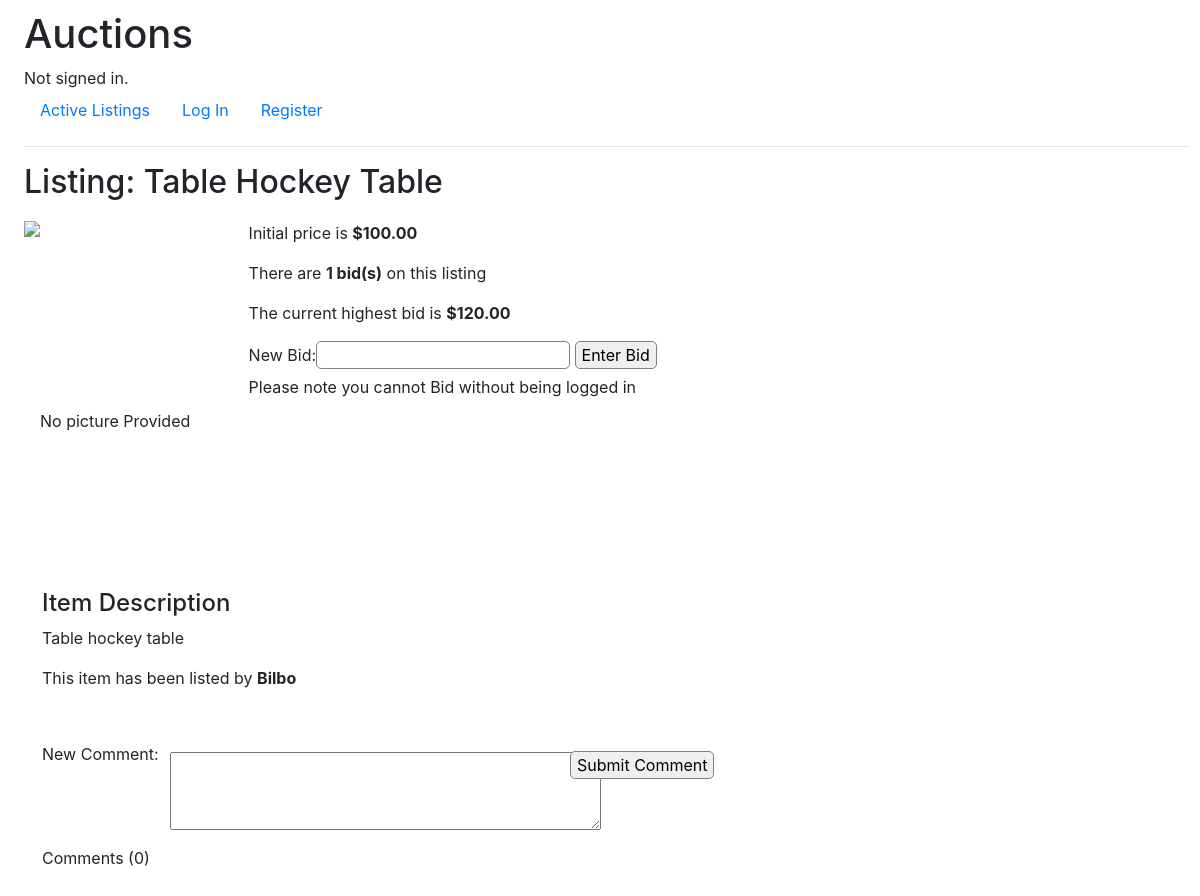
Page /listing/17 on the earlier database version.
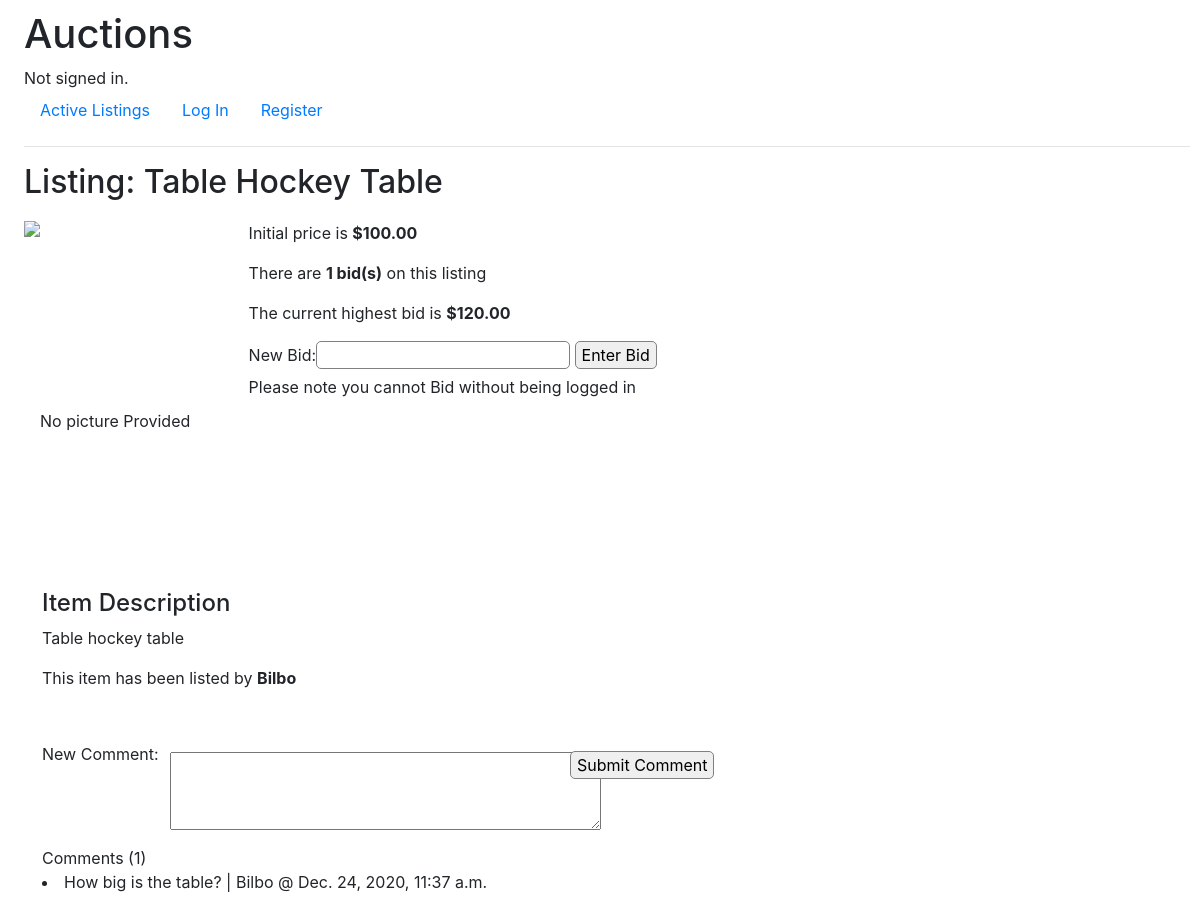
Same page on the later database version.
### auctions/models.py (models this page shows, shortened)
class Comment(models.Model):
    commenter = models.ForeignKey(User, on_delete = models.CASCADE, related_name = "my_comments")
    item = models.ForeignKey(Auction_listings, on_delete = models.CASCADE, related_name="comments")
    comment = models.TextField()
    created = models.DateTimeField(auto_now_add=True)

class User(AbstractUser):
    pass

### auctions/views.py (the view)
# urls.py: path("listing/<int:Auction_listings_id>", views.listing, name="listing"),
def listing(request, Auction_listings_id):
    all_listings = Auction_listings.objects.order_by().values_list('id', flat=True).distinct()
    valid = Auction_listings.objects.filter(id = Auction_listings_id).get().status
    listing = Auction_listings.objects.get(id = Auction_listings_id)
    bids = Bids.objects.filter(selling_item = Auction_listings_id).order_by('bid_value')
    comments = Comment.objects.filter(item = listing)
    no_bids = Bids.objects.filter(selling_item = Auction_listings_id).count()
    no_comments = Comment.objects.filter(item = Auction_listings_id).count()
    user = request.user
    lister = listing.owner
    if Bids.objects.filter(selling_item = Auction_listings_id).order_by('-bid_value').first() is not None:
        highest_bid_2 = Bids.objects.filter(selling_item = Auction_listings_id).order_by('-bid_value').first()  #if no preexisting need to get starting
        highest_bid = highest_bid_2.bid_value
    else:
        highest_bid = listing.init_price
    if listing.winner != None:
        winner = listing.winner
    elif listing.winner == None and valid == False:
        winner = "No one"
    else:
        winner = None
    if 'message' not in locals() :
        message = ""
    if Auction_listings_id not in all_listings:
        return render(request, "auctions/error_message.html", {
            "message": "This page does not exist" + str(all_listings) #Just to check which values are in all_listings
        })
    else:
        form = NewBidForm(request.POST)
        form_2 = NewCommentForm(request.POST)
        return render(request, "auctions/listing.html", {
            "listing": listing,
            "bids": bids,
            "form": form,
            "comment_form": form_2,
            "comments": comments,
            "no_comments": no_comments,
            "no_bids": no_bids,
            "valid": valid,
            "user": user,
            "lister":lister,
            "highest_bid":highest_bid,
            "message": message,
            "winner": winner
        })

### auctions/forms.py
class NewBidForm(forms.Form):
    new_bid = forms.FloatField(widget = forms.NumberInput, label = "New Bid", required= False)

class NewCommentForm(forms.Form):
    comment_content = forms.CharField(widget= forms.Textarea(attrs={'rows':3,'cols': 40}), label= "New Comment", required = False)

### auctions/templates/auctions/listing.html (shortened to what this page needs)
{% extends "auctions/layout.html" %}
{% load static %}
{% block body %}
    <link href="{% static 'auctions/css/listing.css' %}" rel="stylesheet">
    <h2>Listing: {{listing.name}}</h2>
    <div style= "height: 300px; display: flex;">
        <div style = "height: 300px; display: inline-block;">
            <img src ="{{listing.picture}}" alt = "No picture Provided" style="max-height: 300px; max-width: 400px;line-height: 400px; text-align: center;" >
        </div>
        <div style="width: 5%;"></div>
        <div style= "display: inline-block; min-width: 70px;">
            <div>
                <p>Initial price is <strong>${{listing.init_price}}</strong></p>
                <p>There are <strong>{{no_bids}} bid(s)</strong> on this listing</p>
                <p>The current highest bid is <strong>${{highest_bid}}</strong></p>
                {% if valid == True %}
                    <form action="{% url 'new_bid' listing.id%}" method = "POST">
                        {{form}}
                        <input type="submit" value="Enter Bid">
                    </form>
                {% endif %}
            </div>
            <div>
                {% if user.is_authenticated %}
                    <p>Would you like to <a href="{% url 'add_watch' listing.id%}">Add to watchlist</a>?</p>
                {% else %}
                    Please note you cannot Bid without being logged in
                {% endif %}
            </div>
        </div>
    </div>
    <div class="div_pad" style="margin-top: 50px;">
        <h4>Item Description</h4>
        <p>{{listing.body_text}}</p>
        <p>This item has been listed by <b>{{lister}}</b></p>
    </div>
    <div class="div_pad">
        {% if valid == True %}
        <form action="{% url 'new_comment' listing.id%}" method = "POST" >
            {{comment_form}}
            <input type="submit" class="com_but" value="Submit Comment">
        </form>
    {% endif %}
    <br><br><br>
    <div>
        Comments ({{no_comments}})
        {% for comment in comments %}
            <li>
                {{comment.comment}} | {{comment.commenter}} @ {{comment.created}}
            </li>
        {% endfor %}
    </div>
    </div>
{% endblock %}

Differences in the rows shown:
added Comment: comment "How big is the table?", commenter "Bilbo", created "Dec. 24, 2020, 11:37 a.m."
Other differences:
{{ no_comments }}: "0" → "1"
